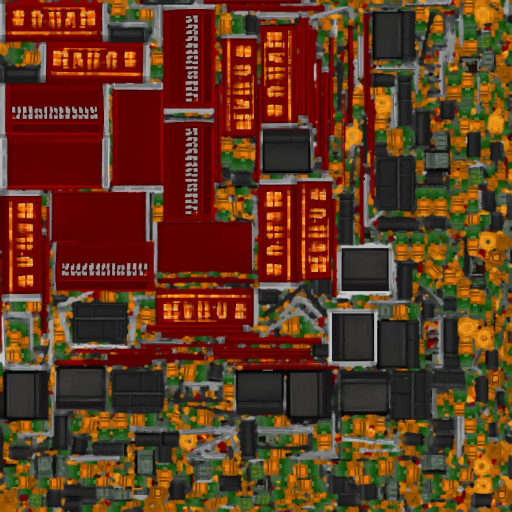
#> input picture Assets/Resources/ExperimentalPickups/SBOXA0/SBOXA0_albedo.png, 1024 x 1024 px (shown at 1/2 size)
$ python paint_sboxa0_shells.py
#> lines starting #> are read from the running program, lines starting #| are printed output that depends on the picture; after the words box and inside, x2 and y2 are one past the last pixel; in counts of white or black regions, pixels touching at a corner belong together
#> in main, im is the input picture: PIL image 1024x1024 RGBA; mean R, G, B, A 95.8, 55.8, 31.3, 254.4
"""Paint readable SHELLS labels onto SBOXA0 albedo UV text strips."""
from __future__ import annotations

from pathlib import Path

import numpy as np
from PIL import Image, ImageDraw
from scipy import ndimage

REPO = Path(__file__).resolve().parents[1]
ALBEDO = REPO / "Assets/Resources/ExperimentalPickups/SBOXA0/SBOXA0_albedo.png"
BACKUP = REPO / "Logs/SBOXA0_albedo_pre_shells.png"
PREVIEW = REPO / "Logs/sboxa0-fixed-panels"

GOLD = (230, 190, 50, 255)
LETTER_FILL = (240, 200, 40, 255)
LETTER_OUTLINE = (120, 70, 20, 255)

LETTERS = {
    "S": [
        "01110",
        "10001",
        "10000",
        "01110",
        "00001",
        "10001",
        "01110",
    ],
    "H": [
        "10001",
        "10001",
        "10001",
        "11111",
        "10001",
        "10001",
        "10001",
    ],
    "E": [
        "11111",
        "10000",
        "10000",
        "11110",
        "10000",
        "10000",
        "11111",
    ],
    "L": [
        "10000",
        "10000",
        "10000",
        "10000",
        "10000",
        "10000",
        "11111",
    ],
}


# [72 lines left out: functions render_shells, fit_shells, median_fill, not called in this run]


def find_strips(a: np.ndarray) -> tuple[list[dict], np.ndarray]:
    r = a[:, :, 0].astype(np.int16)
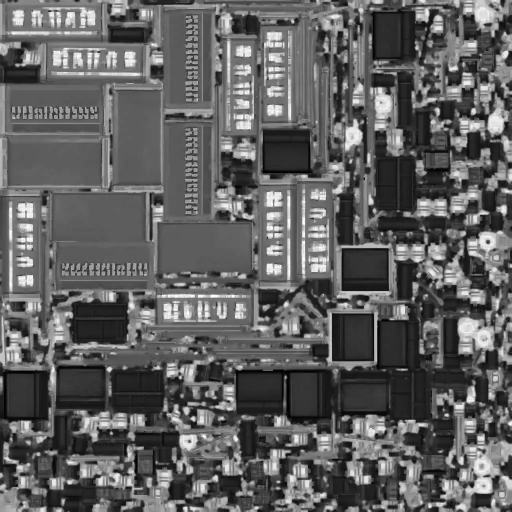
#> r: shape (1024, 1024) int16 (shown at 1/2 size); min 0, max 255, mean 95.8
    g = a[:, :, 1].astype(np.int16)
    b = a[:, :, 2].astype(np.int16)
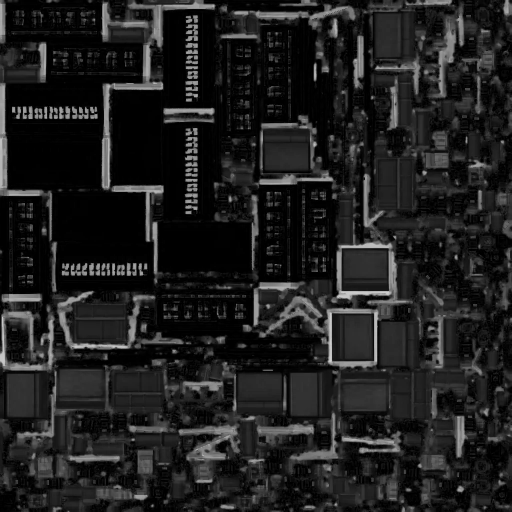
#> b: shape (1024, 1024) int16 (shown at 1/2 size); min 0, max 215, mean 31.3
    red = (r > 100) & (r >= g) & (r >= b) & ((r - np.minimum(g, b)) > 40)
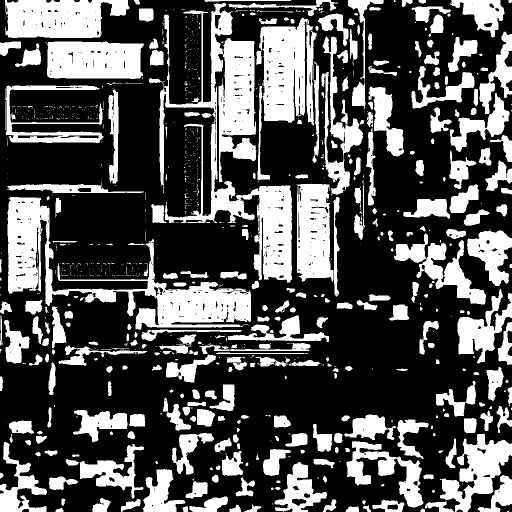
#> red: shape (1024, 1024) bool (shown at 1/2 size); 32.9% white; 971 white regions (634 under 20 px), largest, box (x1, y1, x2, y2) and area: (15, 394, 502, 660) 33032, (298, 6, 584, 564) 27243, (514, 35, 633, 365) 18300
    yellow = (r > 150) & (g > 110) & (b < 120)
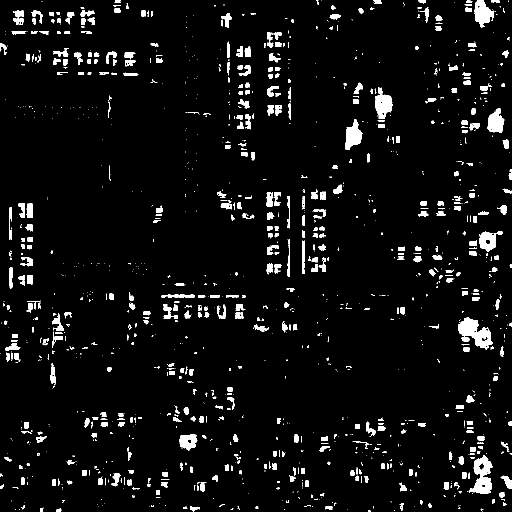
#> yellow: shape (1024, 1024) bool (shown at 1/2 size); 5.2% white; 1404 white regions (885 under 20 px), largest, box (x1, y1, x2, y2) and area: (916, 635, 985, 699) 2266, (937, 910, 985, 987) 1972, (949, 0, 988, 55) 1298
    red_f = ndimage.binary_closing(ndimage.binary_dilation(red, iterations=1), iterations=3)
#> red_f: shape (1024, 1024) bool; 40.5% white; 283 white regions (101 under 20 px), largest, box (x1, y1, x2, y2) and area: (14, 3, 809, 766) 192858, (625, 811, 1021, 1021) 33179, (3, 3, 289, 169) 30726
    labeled, n = ndimage.label(red_f)
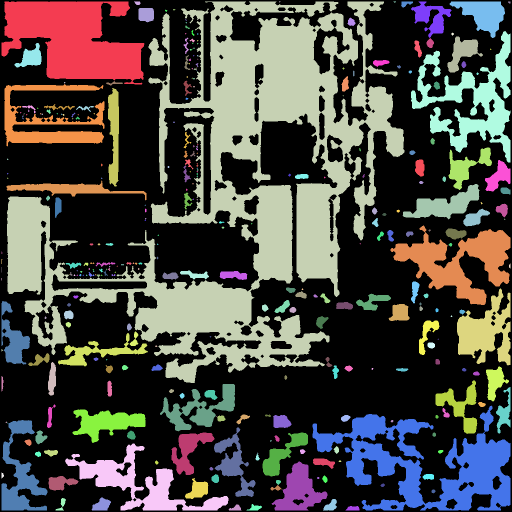
#> labeled: shape (1024, 1024) int32 (shown at 1/2 size); 336 distinct labels, from 0 to 335; one colour per label, 0 black
#> n = 335

    strips: list[dict] = []
    for i in range(1, n + 1):
        ys, xs = np.where(labeled == i)
        area = len(xs)
        if area < 2500:
            continue
        x0, x1 = int(xs.min()), int(xs.max())
        y0, y1 = int(ys.min()), int(ys.max())
        w, h = x1 - x0 + 1, y1 - y0 + 1
        mask = labeled[y0 : y1 + 1, x0 : x1 + 1] == i
        ypix = int((yellow[y0 : y1 + 1, x0 : x1 + 1] & mask).sum())
        frac = ypix / area
        asp = w / max(h, 1)
        if frac > 0.25 and (asp > 2.0 or asp < 0.5) and min(w, h) >= 40 and max(w, h) <= 220:
            strips.append(
                {
                    "i": i,
                    "x0": x0,
                    "y0": y0,
                    "x1": x1,
                    "y1": y1,
                    "w": w,
                    "h": h,
                    "ypix": ypix,
                    "frac": frac,
                    "orient": "h" if asp > 1 else "v",
                }
            )
#> this loop made 335 passes
#> area on passes 2, 6, 10: 69, 170, 800
#> pass 1, in find_strips, `mask = labeled[y0 : y1 + 1, x0 : x1 + 1] == i`:
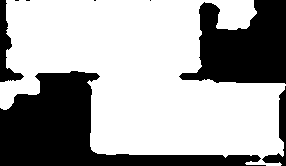
#> mask: shape (166, 286) bool; 64.7% white; 8 black regions (4 under 20 px), largest, box (x1, y1, x2, y2) and area: (0, 71, 266, 166) 9336, (179, 0, 286, 84) 6120, (0, 0, 24, 82) 727, (262, 86, 286, 166) 556
#> pass 3, in find_strips, `mask = labeled[y0 : y1 + 1, x0 : x1 + 1] == i`:
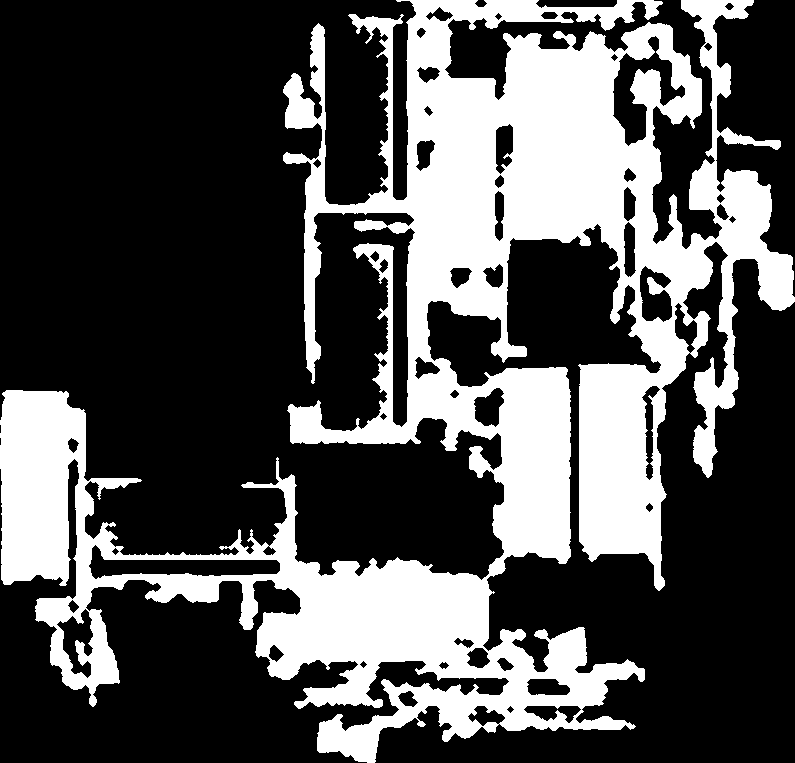
#> mask: shape (763, 795) bool; 31.8% white; 1 white region, box (x1, y1, x2, y2) and area: (0, 0, 795, 763) 192786
#> after the loop, strips = []
    return strips, labeled


def detect_uv_mirror_flags(strips: list[dict], obj_path: Path) -> None:
    """Mark strips whose UV winding is flipped (texture appears mirrored on mesh)."""
    try:
        import trimesh
    except ImportError:
        for s in strips:
            # Fallback: horizontal packs from this GLB are the mirrored charts.
            s["mirror"] = s["orient"] == "h"
        return

    mesh = trimesh.load(str(obj_path), force="mesh")
    uv = np.asarray(mesh.visual.uv, dtype=np.float64)
    faces = np.asarray(mesh.faces)
    u0, u1, u2 = uv[faces[:, 0]], uv[faces[:, 1]], uv[faces[:, 2]]
    uv_cross = (u1[:, 0] - u0[:, 0]) * (u2[:, 1] - u0[:, 1]) - (u1[:, 1] - u0[:, 1]) * (
        u2[:, 0] - u0[:, 0]
    )
    cent = (u0 + u1 + u2) / 3.0
    px = cent[:, 0] * 1024.0
    py = (1.0 - cent[:, 1]) * 1024.0

    for s in strips:
        m = (
            (px >= s["x0"])
            & (px < s["x1"] + 1)
            & (py >= s["y0"])
            & (py < s["y1"] + 1)
        )
        if int(m.sum()) == 0:
            s["mirror"] = s["orient"] == "h"
            s["uv_cross_mean"] = 0.0
            continue
        mean = float(uv_cross[m].mean())
        s["uv_cross_mean"] = mean
        # Negative UV winding => paint mirrored so world-space text reads L→R.
        s["mirror"] = mean < 0.0


# [38 lines left out: function paint_strip, not called in this run]


def main() -> None:
    # Always start from the pre-paint backup when present so re-runs are idempotent.
    source = BACKUP if BACKUP.exists() else ALBEDO
    im = Image.open(source).convert("RGBA")
    a = np.asarray(im).copy()
    BACKUP.parent.mkdir(parents=True, exist_ok=True)
    if not BACKUP.exists():
        Image.fromarray(a).save(BACKUP)

    strips, labeled = find_strips(a)
#> strips = []
    obj_path = ALBEDO.parent / "SBOXA0.obj"
    detect_uv_mirror_flags(strips, obj_path)
#> (the call stopped at in detect_uv_mirror_flags, `mesh = trimesh.load(str(obj_path), force="mesh")`: trimesh is not available in this run)
    print(f"found {len(strips)} text strips from {source.name}")
#| found 0 text strips from SBOXA0_albedo.png
    out = Image.fromarray(a.copy())
    PREVIEW.mkdir(parents=True, exist_ok=True)

    # Crate-red matching native/shapehint identity (TRELLIS bake drifts brown).
    crate_red = (168, 32, 28, 255)

    for idx, strip in enumerate(strips):
        fill = crate_red
        mirror = bool(strip.get("mirror"))
        print(
            f"  [{idx}] {strip['orient']} {strip['w']}x{strip['h']} "
            f"@({strip['x0']},{strip['y0']}) mirror={mirror} "
            f"uv_cross={strip.get('uv_cross_mean', 0):.3e} fill={fill}"
        )
        paint_strip(out, a, labeled, strip, fill)
        crop = out.crop((strip["x0"], strip["y0"], strip["x1"] + 1, strip["y1"] + 1))
        scale = max(1, min(4, 400 // max(strip["w"], 1)))
        flag = "m" if mirror else "n"
        name = f"{idx:02d}_{strip['orient']}_{flag}_{strip['w']}x{strip['h']}.png"
        crop.resize((strip["w"] * scale, strip["h"] * scale), Image.NEAREST).save(PREVIEW / name)
#> this loop made 0 passes

    out.save(ALBEDO)
    # Also keep a Logs copy for inspection when Unity locks the asset.
    logs_copy = REPO / "Logs/SBOXA0_albedo_painted.png"
    out.save(logs_copy)
    print(f"wrote {ALBEDO}")
    print(f"logs copy {logs_copy}")
    print(f"backup {BACKUP}")


if __name__ == "__main__":
    main()
